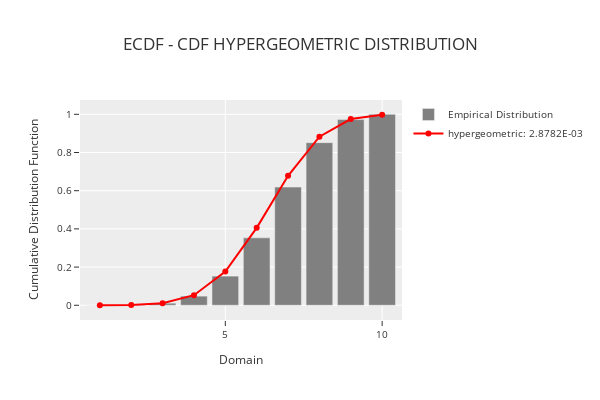

The notebook cell this image was saved under:
### Code cell
phitter_disc.plot_ecdf_distribution("hypergeometric")

### Figure 1 — Plotly figure (JSON) as saved in the notebook; plotly's stock layout.template omitted (floating-point values rounded to 4 significant figures)
{"data": [{"marker": {"color": "rgba(128,128,128,1)"}, "name": "Empirical Distribution", "showlegend": true, "type": "bar", "x": [1, 2, 3, 4, 5, 6, 7, 8, 9, 10], "y": [0.00024, 0.00173, 0.01084, 0.04786, 0.1527, 0.3529, 0.619, 0.8518, 0.9724, 1]}, {"line": {"color": "rgba(255,0,0,1)", "width": 2}, "mode": "lines+markers", "name": "hypergeometric: 2.8782E-03", "type": "scatter", "x": [1, 2, 3, 4, 5, 6, 7, 8, 9, 10], "y": [7.869e-05, 0.001229, 0.01032, 0.05277, 0.1762, 0.4054, 0.6782, 0.8829, 0.9752, 0.9977]}], "layout": {"bargap": 0.15, "height": 400, "legend": {"font": {"size": 10}, "orientation": "v", "title": {}, "xanchor": "left", "y": 1, "yanchor": "auto"}, "title": {"text": "ECDF - CDF HYPERGEOMETRIC DISTRIBUTION"}, "width": 600, "xaxis": {"tickfont": {"size": 10}, "title": {"font": {"size": 12}, "text": "Domain"}}, "yaxis": {"tickfont": {"size": 10}, "title": {"font": {"size": 12}, "text": "Cumulative Distribution Function"}}}}
